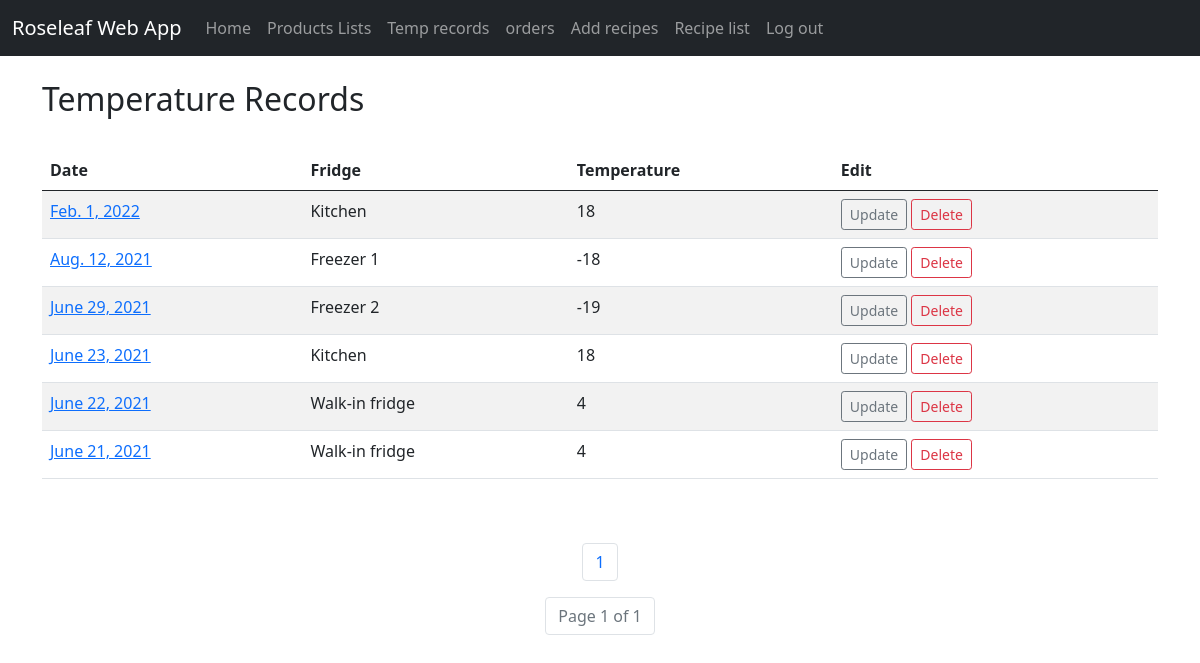
The app's page /temp_records/?page=2, older data.
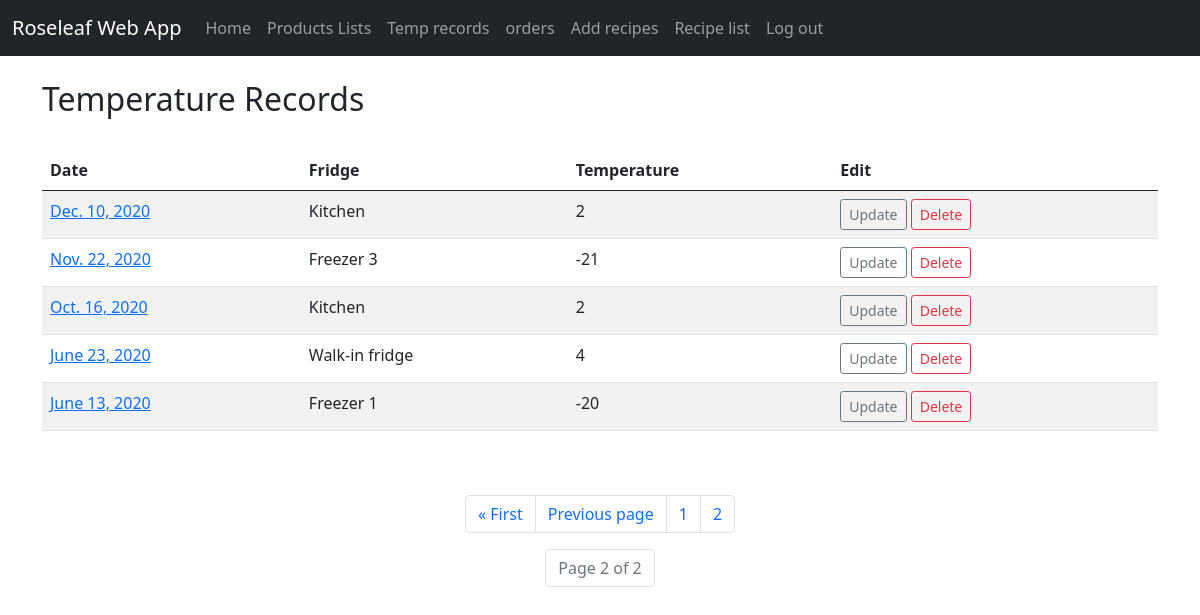
The same page, newer data.
### roseleaf_app/models.py (models this page shows, shortened)
class TempRecords(models.Model):
    temp_date = models.DateField()
    temperature = models.IntegerField()
    fridge = models.ForeignKey(Fridge, on_delete=models.CASCADE)
    user = models.ForeignKey(Member, on_delete=models.CASCADE)

class Fridge(models.Model):
    fridge_name = models.CharField(max_length=50)
    def __str__(self):
        return self.fridge_name

### roseleaf_app/views.py (the view)
# urls.py: path('temp_records/', views.temp_records, name='temp_records'),
def temp_records(request):
    temp_list = TempRecords.objects.all()
    p = Paginator(TempRecords.objects.all().order_by('-temp_date'), 10)
    page = request.GET.get('page')
    temp_page = p.get_page(page)
    nums = 'a' * temp_page.paginator.num_pages
    return render(request, 'roseleaf_app/temp_records.html',
                  {
                   'temp_page' : temp_page,
                   'nums': nums,
                   'temp_list' : temp_list})

### roseleaf_app/templates/roseleaf_app/temp_records.html (shortened to what this page needs)
{% extends 'roseleaf_app/base.html' %}
{% block content %}
     <br/>
    <h2>Temperature Records</h2>
    <br>
    <table class="table table-hover table-striped ">
    <thead>
            <tr>
                <th scope="col">Date</th>
                <th scope="col">Fridge</th>
                <th scope="col" >Temperature</th>
                <th scope="col">Edit</th>
            </tr>
        </thead>
    {% for record in temp_page %}
        <tr>
            <td><a href="#">{{ record.temp_date }}</a></td>
            <td>{{ record.fridge }}</td>
            <td>{{ record.temperature }}</td>
            <td><a href="#"
                   class="btn btn-outline-secondary btn-sm"> Update </a>
                <a href="#"
                   class="btn btn-outline-danger btn-sm"> Delete  </a>
            </td>
        </tr>
    {% endfor %}
    </table>
    <br><br>
    <nav aria-label="Page navigation example">
    <ul class="pagination justify-content-center">
    {% if temp_page.has_previous %}
        <li class="page-item"><a class="page-link" href="?page=1" >&laquo; First  </a></li>
        <li class="page-item"><a class="page-link" href="?page={{ temp_page.previous_page_number }}">Previous page</a></li>
    {% endif %}
    {% for i in nums %}
        <li class="page-item"><a class="page-link" href="?page={{ forloop.counter }}">{{ forloop.counter }}</a></li>
    {% endfor %}
    </ul>
    <ul class="pagination justify-content-center">
    <li class="page-item disabled"><a class="page-link" href="#">Page {{ temp_page.number }} of {{ temp_page.paginator.num_pages }}</a></li>
    </ul>
    </nav>
{% endblock %}

Row changes from the older to the newer data that the page shows:
no longer on this page (row unchanged): TempRecords: temp_date "Feb. 1, 2022", fridge "Kitchen", temperature "18"
no longer on this page (row unchanged): TempRecords: temp_date "Aug. 12, 2021", fridge "Freezer 1", temperature "-18"
no longer on this page (row unchanged): TempRecords: temp_date "June 29, 2021", fridge "Freezer 2", temperature "-19"
no longer on this page (row unchanged): TempRecords: temp_date "June 23, 2021", fridge "Kitchen", temperature "18"
no longer on this page (row unchanged): TempRecords: temp_date "June 22, 2021", fridge "Walk-in fridge", temperature "4"
no longer on this page (row unchanged): TempRecords: temp_date "June 21, 2021", fridge "Walk-in fridge", temperature "4"
added TempRecords: temp_date "Dec. 10, 2020", fridge "Kitchen", temperature "2"
added TempRecords: temp_date "Nov. 22, 2020", fridge "Freezer 3", temperature "-21"
added TempRecords: temp_date "Oct. 16, 2020", fridge "Kitchen", temperature "2"
added TempRecords: temp_date "June 23, 2020", fridge "Walk-in fridge", temperature "4"
added TempRecords: temp_date "June 13, 2020", fridge "Freezer 1", temperature "-20"
Text that changed along with them:
{{ temp_page.number }}: "1" → "2"
{{ temp_page.paginator.num_pages }}: "1" → "2"
text now shown: "« First Previous page"
new list line: "2"
